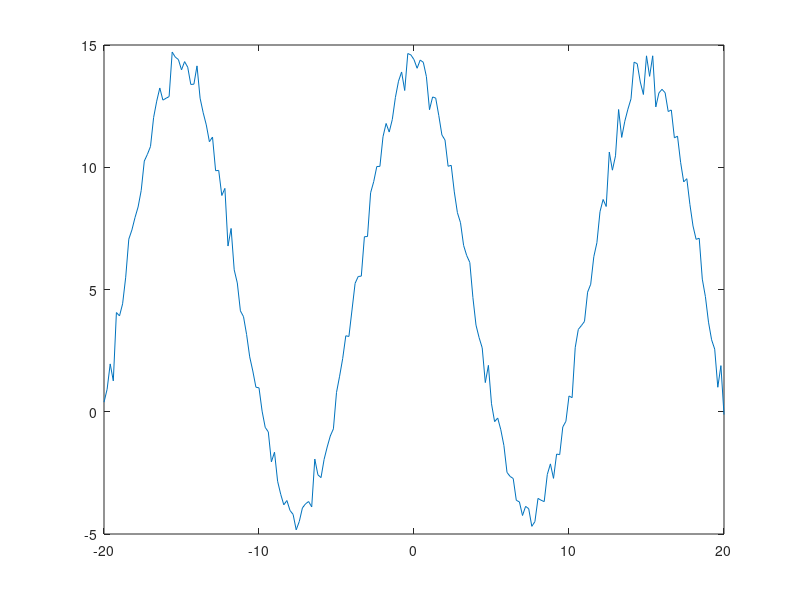

Recreate this plot in MATLAB. (Note: this script raises an error after producing the figure.)
%Example of a sinusoid-like GP estimation with gaussian likelihood
clear all, close all

% Generate the data
n = 200;
displac = 5;
period = 15;
scale = 3;
noise = 0.5;

x = -20:0.2:20; 
y = displac + scale^2*cos(2*pi*x/period) + normrnd(0,noise,1,length(x));

figure(1)
plot(x, y);

% Estimate parameters and interpolate points
m_est = mean(y);
meanfunc = {@meanConst}; hyp.mean = [m_est];
 
covfunc = {@covSum, {@covCos, @covSEiso}}; hyp.cov = log([period, ((max(y)-min(y))/2)^2, 1, 1]);
likfunc = @likGauss; sn = noise; hyp.lik = log(sn);
      
% Separate training data and test to estimate
A = randperm(length(x));
split = mat2cell(A,1,[floor(length(x)/3) length(x) - floor(length(x)/3)]);

xtr = x(split{2})'; ytr = y(split{2})';
xts = x(split{1})'; yts = y(split{1})';

% Likelihood with exact parameters
nlml = gp(hyp, @infExact, meanfunc, covfunc, likfunc, xtr, ytr);

nlml

figure(2)
set(gca, 'FontSize', 12)
plot(xtr, ytr, '+', 'MarkerSize', 12)
axis([-21 21 -5 15])
grid on

pred_x = sort(xts);
[mta, sts] = gp(hyp, @infExact, meanfunc, covfunc, likfunc, xtr, ytr, pred_x);

figure(3)
f = [mta+2*sqrt(sts); flipdim(mta-2*sqrt(sts),1)];
fill([pred_x; flipdim(pred_x,1)], f, [7 7 7]/8);
hold on; 
plot(pred_x, mta, 'LineWidth', 1); 
plot(xts, yts, '+', 'MarkerSize', 12)

% Optimize parameters

hyp = minimize(hyp, @gp, -100, @infExact, meanfunc, covfunc, likfunc, xtr, ytr);
nlml_opt = gp(hyp, @infExact, meanfunc, covfunc, likfunc, xtr, ytr);

nlml_opt

[mta, sts] = gp(hyp, @infExact, meanfunc, covfunc, likfunc, xtr, ytr, pred_x);

figure(4)
f = [mta+2*sqrt(sts); flipdim(mta-2*sqrt(sts),1)];
fill([pred_x; flipdim(pred_x,1)], f, [7 7 7]/8);
hold on; 
plot(pred_x, mta, 'LineWidth', 1); 
plot(xts, yts, '+', 'MarkerSize', 12)

% Making the optimization a bit harder
m_est = mean(y);
hyp.mean = [m_est + normrnd(0,1)];
hyp.cov = log([period + normrnd(0,1), ((max(y)-min(y))/2)^2 + normrnd(0,1), 1, 1]);
hyp.lik = log(sn + 1);

hyp = minimize(hyp, @gp, -100, @infExact, meanfunc, covfunc, likfunc, xtr, ytr);
nlml_opt2 = gp(hyp, @infExact, meanfunc, covfunc, likfunc, xtr, ytr);

nlml_opt2

[mta, sts] = gp(hyp, @infExact, meanfunc, covfunc, likfunc, xtr, ytr, pred_x);

figure(5)
f = [mta+2*sqrt(sts); flipdim(mta-2*sqrt(sts),1)];
fill([pred_x; flipdim(pred_x,1)], f, [7 7 7]/8);
hold on; 
plot(pred_x, mta, 'LineWidth', 1); 
plot(xts, yts, '+', 'MarkerSize', 12)